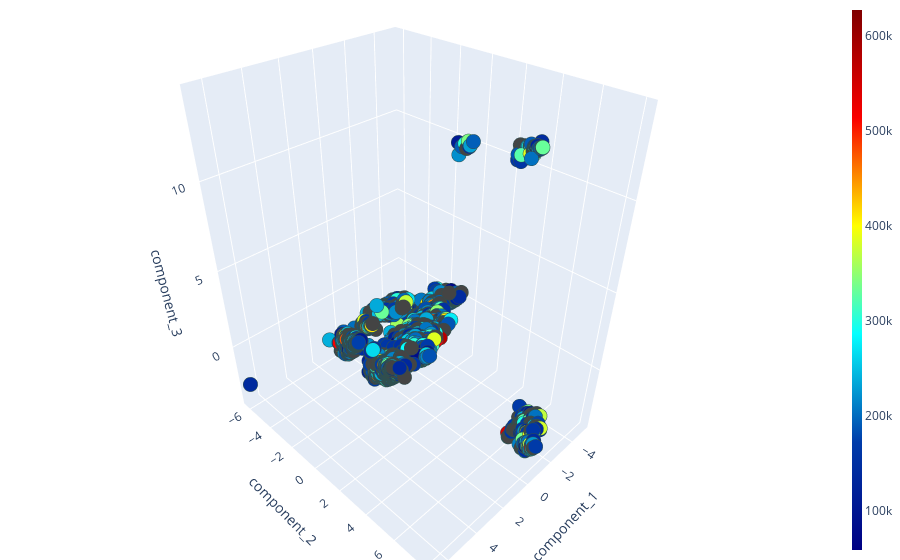

The notebook cell this image was saved under:
### Code cell
# Красивое, но в DataSpell не отображается)
display_components_in_cool_3D_space(components_3d_pca, y_train,  'component_1', 'component_2', 'component_3')

### Figure 1 — Plotly figure (JSON) as saved in the notebook; plotly's stock layout.template omitted (floating-point values rounded to 4 significant figures; data arrays with more than 128 entries replaced by an {"elided": "..."} marker saying what was removed)
{"data": [{"marker": {"color": {"elided": "9391 float values"}, "colorbar": {"thickness": 10}, "colorscale": [[0.0, "rgb(0,0,131)"], [0.2, "rgb(0,60,170)"], [0.4, "rgb(5,255,255)"], [0.6, "rgb(255,255,0)"], [0.8, "rgb(250,0,0)"], [1.0, "rgb(128,0,0)"]], "line": {"color": "DarkSlateGrey", "width": 2}, "size": 5}, "mode": "markers", "type": "scatter3d", "x": {"elided": "9391 float values"}, "y": {"elided": "9391 float values"}, "z": {"elided": "9391 float values"}}], "layout": {"margin": {"b": 0, "l": 0, "r": 0, "t": 0}, "scene": {"xaxis": {"title": {"text": "component_1"}}, "yaxis": {"title": {"text": "component_2"}}, "zaxis": {"title": {"text": "component_3"}}}}}
